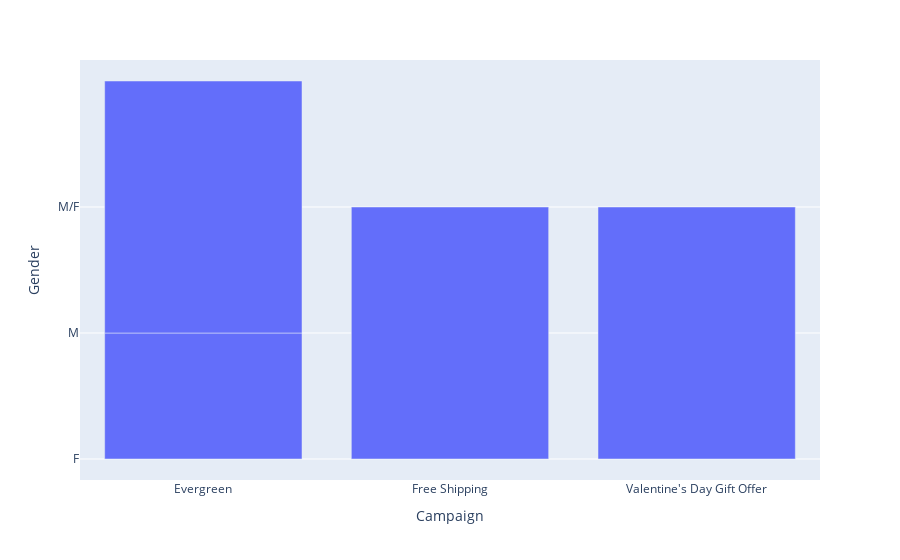

Write notebook code for a chart like this one.
### Code cell
fig=px.bar(groups_gender[['Campaign','Gender']],x='Campaign',barmode='group') #,y='Media Spend',barmode='group',height=400,width=600)
fig.show()

### Figure 1 — Plotly figure (JSON) as saved in the notebook; plotly's stock layout.template omitted (floating-point values rounded to 4 significant figures)
{"data": [{"alignmentgroup": "True", "hovertemplate": "Campaign=%{x}<br>Gender=%{y}<extra></extra>", "legendgroup": "", "marker": {"color": "#636efa", "pattern": {"shape": ""}}, "name": "", "offsetgroup": "", "orientation": "v", "showlegend": false, "textposition": "auto", "type": "bar", "x": ["Evergreen", "Evergreen", "Evergreen", "Free Shipping", "Free Shipping", "Valentine's Day Gift Offer", "Valentine's Day Gift Offer"], "xaxis": "x", "y": ["F", "M", "M/F", "F", "M/F", "F", "M/F"], "yaxis": "y"}], "layout": {"barmode": "group", "legend": {"tracegroupgap": 0}, "margin": {"t": 60}, "xaxis": {"anchor": "y", "domain": [0, 1], "title": {"text": "Campaign"}}, "yaxis": {"anchor": "x", "domain": [0, 1], "title": {"text": "Gender"}}}}
